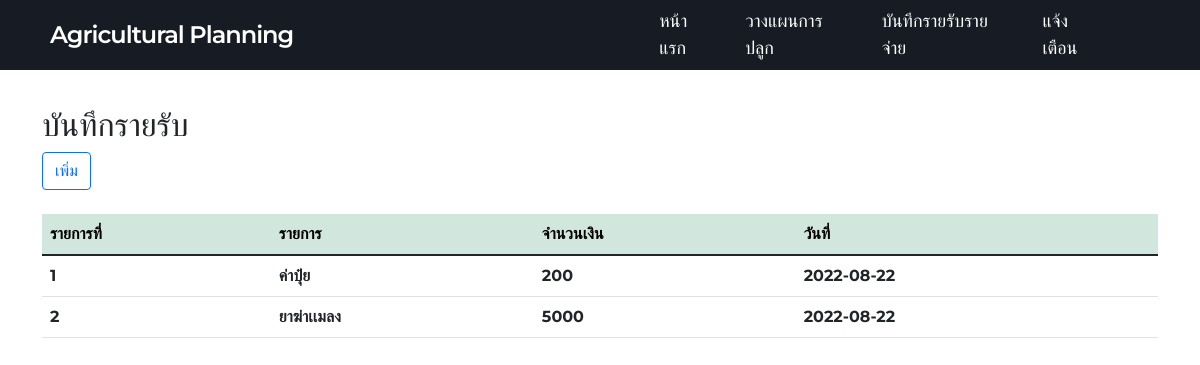
Screenshot of /Expenses.php with the database file from the repository.
### tables this page shows
CREATE TABLE `expenses` (
  `id_expenses` int(11) NOT NULL,
  `name_expenses` varchar(50) NOT NULL,
  `price` int(11) NOT NULL,
  `id_date` date NOT NULL
);

### Expenses.php (the view, shortened to what this page needs)
<!DOCTYPE html>
<html lang="en">
<head>
    <?php include "./user_menu.php" ?>
    <link rel="stylesheet" href="https://cdnjs.cloudflare.com/ajax/libs/font-awesome/4.7.0/css/font-awesome.min.css">
    <link href="https://cdn.jsdelivr.net/npm/bootstrap@5.1.3/dist/css/bootstrap.min.css" rel="stylesheet">
    <link rel="stylesheet" href="./style/income.css">
</head>
<?php
$q1 = "SELECT * FROM expenses ";
$r1 = mysqli_query($conn, $q1);
$i = 1;
?>
<body>
    <div class="container">
        <h2>บันทึกรายรับ</h2>
        <a type="sumtin" class="btn btn-outline-primary" data-bs-toggle="modal" data-bs-target="#exampleModal">เพิ่ม</a><br><br>
        <table class="table">
            <thead>
                <tr class="table-success">
                    <th scope="col">รายการที่</th>
                    <th scope="col">รายการ</th>
                    <th scope="col">จำนวนเงิน</th>
                    <th scope="col">วันที่</th>
                </tr>
            </thead>
            <?php
            while($row = mysqli_fetch_row($r1)){
            ?>
            <tr>
                <th scope="col"><?php echo $i?></th>
                <th scope="col"><?php echo $row[1]?></th>
                <th scope="col"><?php echo $row[2]?></th>
                <th scope="col"><?php echo $row[3]?></th>
            </tr>
            <?php $i++; } ?>
        </table>
    </div>
</body>
</html>

### style/user_menu1.css (style rules this page uses)
* { margin: 0; padding: 0; outline: none; box-sizing: border-box; font-family: 'Montserrat', sans-serif; }
body { background: #f2f2f2; }

### style/income.css (style rules this page uses)
* { padding: 0; margin: 0; }
.container { margin-top: 3%; }

### rows the page displays
expenses: name_expenses "ค่าปุ๋ย", price "200", id_date "2022-08-22"
expenses: name_expenses "ยาฆ่าเเมลง", price "5000", id_date "2022-08-22"
